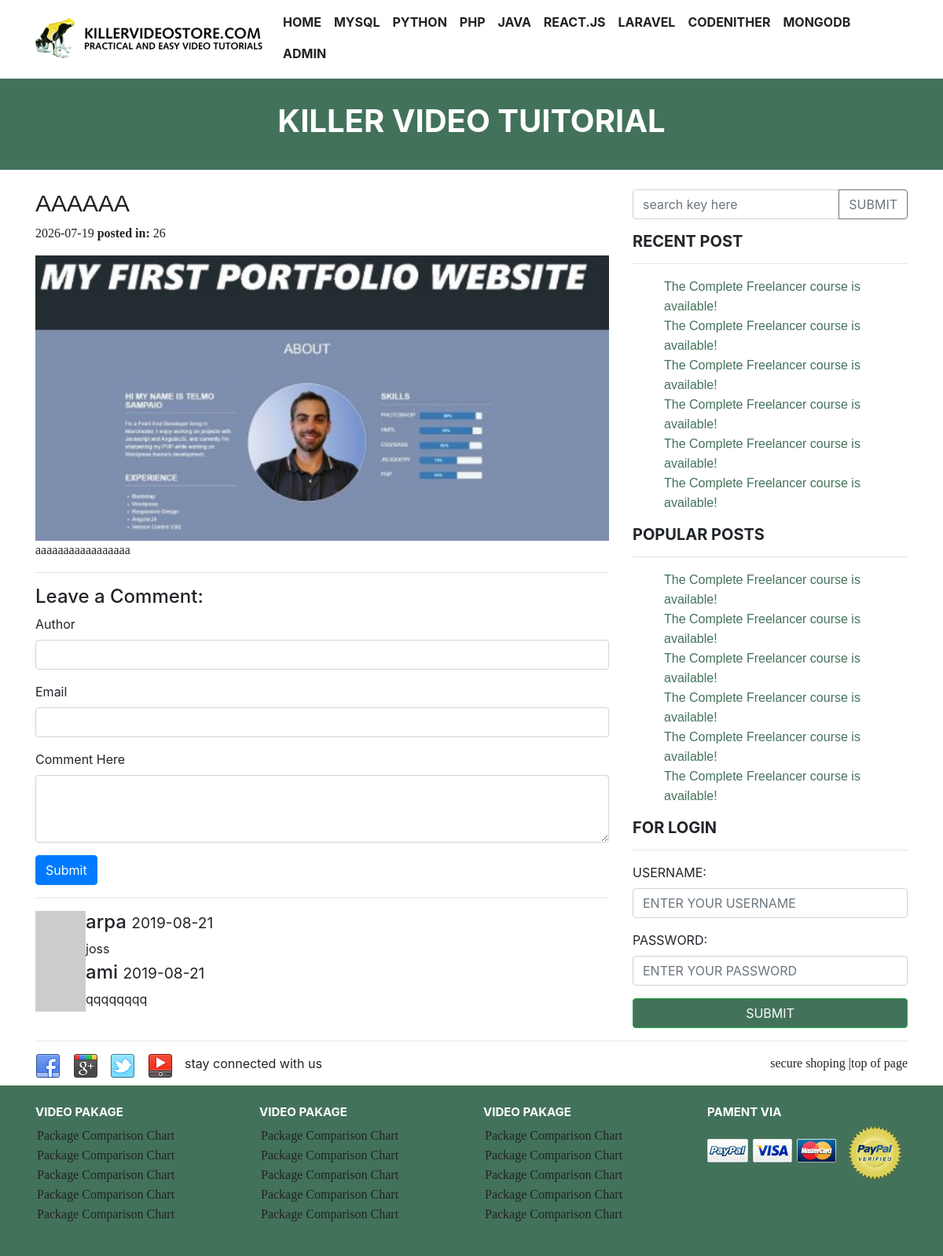
The app's page /cms3/post.php?single_p_id=10 with its own data.
### tables this page shows
CREATE TABLE `nav_items` (
  `nav_item_id` int(3) NOT NULL,
  `nav_item_title` varchar(255) NOT NULL
);

CREATE TABLE `posts` (
  `post_id` int(3) NOT NULL,
  `post_title` varchar(255) NOT NULL,
  `post_date` date NOT NULL,
  `post_category` int(3) NOT NULL,
  `post_image` text NOT NULL,
  `post_content` text NOT NULL,
  `post_status` varchar(255) NOT NULL,
  `post_tags` varchar(255) NOT NULL
);

CREATE TABLE `comments` (
  `comment_id` int(3) NOT NULL,
  `comment_post_id` int(3) NOT NULL,
  `comment_author` varchar(255) NOT NULL,
  `comment_email` varchar(255) NOT NULL,
  `comment_content` text NOT NULL,
  `comment_status` varchar(255) NOT NULL,
  `comment_date` date NOT NULL
);

### cms3/post.php (the view, shortened to what this page needs)
<?php include("includes/header.php"); ?>
  <?php include("includes/navbar.php"); ?>
  <div id="intro">
    <div class="container">
      <div class="row">
        <div class="col-md-6 m-auto">
          <h1 class="text-center">killer video tuitorial</h1>
        </div>
      </div>
    </div>
    </div>
  <div id="post-section">
    <div class="container">
      <div class="row">
        <div class="col-md-8">
          <?php
          if(isset($_GET['single_p_id'])){
            $get_id = $_GET['single_p_id'];
          $post_query = "SELECT * FROM posts WHERE post_id = $get_id";
          $post_query_run = mysqli_query($con, $post_query);
          while ($post_query_row = mysqli_fetch_assoc($post_query_run)) {
                $post_id = $post_query_row['post_id'];
                $post_title = $post_query_row['post_title'];
                $post_date = $post_query_row['post_date'];
                $post_category = $post_query_row['post_category'];
                $post_image = $post_query_row['post_image'];
                $post_content = $post_query_row['post_content'];
           ?>
          <div class="post">
            <h1><a href="#"><?php echo $post_title; ?></a></h1>                <p><?php echo $post_date; ?> <span>posted in:</span> <a href=""><?php echo $post_category; ?></a></p>
                <div class="link-image">
                  <a href="post.php?single_p_id=<?php echo $post_id; ?>"><img width="100%"  src="img/<?php echo $post_image; ?>" alt=""></a>
                </div>
            <div class="post-details">
              <p><?php echo $post_content; ?></p>
            </div>
            <hr>
          </div>
        <?php }} ?>
           <div class="well">
                    <h4>Leave a Comment:</h4>
                    <form role="form" action="" method="post">
                         <div class="form-group">
                         <label for="author">Author</label>
                         <input type="text" class="form-control" name="comment_author">
                         </div>
                         <div class="form-group">
                        <label for="email">Email</label>
                        <input type="email" class="form-control" name="comment_email">
                        </div>
                        <div class="form-group">
                        <label for="comment">Comment Here</label>
                        <textarea class="form-control" rows="3" name="comment_content"></textarea>
                        </div>
                       <input type="submit" class="btn btn-primary" name="create-comment" value="Submit">
                    </form>
                </div>
                <hr>
                <?php
                $query = "SELECT * FROM comments WHERE comment_post_id = $get_id AND comment_status = 'approved' ORDER BY comment_id DESC ";
                $show_comment = mysqli_query($con, $query);
                while ($show_comment_row = mysqli_fetch_assoc($show_comment)) {
                      $cmt_author = $show_comment_row['comment_author'];
                      $cmt_date = $show_comment_row['comment_date'];
                      $cmt_content = $show_comment_row['comment_content'];
                 ?>
              <div class="media">
                <a class="pull-left" href="#">
                <img class="media-object" src="http://placehold.it/64x64" alt="">
                </a>
                <div class="media-body">
                <h4 class="media-heading"><?php echo $cmt_author; ?>
                <small><?php echo $cmt_date; ?></small>
                </h4>
               <?php echo $cmt_content; ?>
                </div>
              </div>
            <?php } ?>
        </div>
        <?php include("includes/sidebar.php"); ?>
      </div>
    </div>
  </div>
<?php include("includes/footer.php"); ?>

### cms3/includes/header.php (shortened to what this page needs)
<!doctype html>
<html class="no-js" lang="">
<head>
  <link rel="stylesheet" href="css/normalize.css">
  <link rel="stylesheet" href="css/slicknav.css">
  <link rel="stylesheet" href="css/main.css">
  <link rel="stylesheet" href="css/bootstrap.min.css">
  <link rel="stylesheet" href="font-awesome/css/font-awesome.min.css">
</head>
<body>

### cms3/includes/navbar.php (shortened to what this page needs)
<div id="tbar">
    <div class="container">
      <div class="row">
        <div class="col-md-8">
          <?php
          $nav_item_query = "SELECT * FROM nav_items";
          $nav_item_query_run = mysqli_query($con, $nav_item_query);
           ?>
          <nav class="navbar navbar-expand-lg navbar-dark bg-dark fixed-top">
            <div class="container">
              <a class="navbar-brand" href="#"><img src="img/logo.png" alt=""></a>
              <div class="collapse navbar-collapse" id="navbarNavDropdown">
                <ul class="nav navbar-nav ml-auto">
                <li class="nav-item active">
                    <a class="nav-link" href="index.php">HOME <span class="sr-only">(current)</span></a>
                  </li>
                    <?php
                       while ($nav_item_query_row = mysqli_fetch_assoc($nav_item_query_run)) {
                       $nav_title = $nav_item_query_row['nav_item_title'];
                       $nav_id = $nav_item_query_row['nav_item_id'];
                     ?>
                  <li class="nav-item">
                    <a class="nav-link" href="nav_posts.php?n_posts=<?php echo $nav_id; ?>"><?php echo $nav_title; ?></a>
                  </li>
                 <?php } ?>
                 <li class="nav-item">
                    <a class="nav-link" href="admin/index.php">Admin</a>
                  </li>
                </ul>
              </div>
            </div>
          </nav>
        </div>
      </div>
    </div>
  </div>

### cms3/includes/sidebar.php
<div class="col-md-4">
          <div id="search-area">
             <form action="search.php" method="POST">
             <div class="input-group mb-3">
             <input type="text" class="form-control" placeholder="search key here" aria-describedby="button-addon2" name="search">
             <div class="input-group-append">
             <button class="btn btn-outline-secondary" type="submit" id="button-addon2" name="submit">SUBMIT</button>
             </div>
             </div>
             </form>
          </div>
          <div class="sidebar">
            <h3>recent post</h3>
            <hr>
            <ul>
              <li><a href="">The Complete Freelancer course is available!</a></li>
              <li><a href="">The Complete Freelancer course is available!</a></li>
              <li><a href="">The Complete Freelancer course is available!</a></li>
              <li><a href="">The Complete Freelancer course is available!</a></li>
              <li><a href="">The Complete Freelancer course is available!</a></li>
              <li><a href="">The Complete Freelancer course is available!</a></li>
            </ul>
          </div>
          <div class="sidebar">
            <h3>popular posts</h3>
            <hr>
            <ul>
              <li><a href="">The Complete Freelancer course is available!</a></li>
              <li><a href="">The Complete Freelancer course is available!</a></li>
              <li><a href="">The Complete Freelancer course is available!</a></li>
              <li><a href="">The Complete Freelancer course is available!</a></li>
              <li><a href="">The Complete Freelancer course is available!</a></li>
              <li><a href="">The Complete Freelancer course is available!</a></li>
            </ul>
          </div>
          <div class="sidebar">
            <h3>for login</h3>
            <hr>
            <form action="login.php" method="post">
              <div class="form-group">
                <label for="">USERNAME:</label>
                <input type="text" id="" class="form-control" placeholder="ENTER YOUR USERNAME" name="username">
              </div>
              <div class="form-group">
                <label for="">PASSWORD:</label>
                <input type="password" id="" class="form-control" placeholder="ENTER YOUR PASSWORD" name="password">
              </div>
               <input type="submit" name="submit_login" value="SUBMIT" class="btn btn-success btn-block">
            </form>
          </div>
        </div>

### cms3/includes/footer.php (shortened to what this page needs)
  <div id="social-section">
    <div class="container">
      <hr>
      <div class="row">
        <div class="col-md-8">
          <div class="row">
            <div class="col-md-3">
              <div class="row">
                <div class="col-md-3">
                    <div class="social">
                        <a href=""> <img src="img/social-facebook.png" alt=""></a>
                        </div>
                </div>
                <div class="col-md-3">
                    <div class="social">
                      <a href=""> <img src="img/social-google.png" alt=""></a>
                      </div>
                </div>
                <div class="col-md-3">
                    <div class="social">
                        <a href=""> <img src="img/social-twitter.png" alt=""></a>
                        </div>
                </div>
                <div class="col-md-3">
                    <div class="social">
                        <a href=""> <img src="img/social-youtube.png" alt=""></a>
                        </div>
                </div>
              </div>
            </div>
            <div class="col-md-9">
                 <div class="lrequet">
                   <span>stay connected with us</span>
                 </div>
            </div>
          </div>
        </div>
        <div class="col-md-4">
          <div class="advertise text-right">
            <p>secure shoping <span>|<a href="">top of page</a></span></p>
          </div>
        </div>
      </div>
    </div>
  </div>
<div id="footersection">
  <div class="container">
    <div class="row">
      <div class="col-md-3">
        <div class="my-product">
          <h3>video pakage</h3>
          <ul>
            <li><a href="">Package Comparison Chart</a></li>
            <li><a href="">Package Comparison Chart</a></li>
            <li><a href="">Package Comparison Chart</a></li>
            <li><a href="">Package Comparison Chart</a></li>
            <li><a href="">Package Comparison Chart</a></li>
          </ul>
        </div>
      </div>
      <div class="col-md-3">
          <div class="my-product">
              <h3>video pakage</h3>
              <ul>
                <li><a href="">Package Comparison Chart</a></li>
                <li><a href="">Package Comparison Chart</a></li>
                <li><a href="">Package Comparison Chart</a></li>
                <li><a href="">Package Comparison Chart</a></li>
                <li><a href="">Package Comparison Chart</a></li>
              </ul>
            </div>
      </div>
      <div class="col-md-3"><div class="my-product">
          <h3>video pakage</h3>
          <ul>
            <li><a href="">Package Comparison Chart</a></li>
            <li><a href="">Package Comparison Chart</a></li>
            <li><a href="">Package Comparison Chart</a></li>
            <li><a href="">Package Comparison Chart</a></li>
            <li><a href="">Package Comparison Chart</a></li>
          </ul>
        </div></div>
      <div class="col-md-3">
        <div class="my-product">
            <h3>pament via</h3>
            <img src="img/payment-icons.png" alt="">
        </div>
      </div>
    </div>
  </div>
</div>
</body>
</html>

### cms3/css/main.css (style rules this page uses)
html { color: #222; font-size: 1em; line-height: 1.4; }
hr { display: block; height: 1px; border: 0; border-top: 1px solid #ccc; margin: 1em 0; padding: 0; }
audio, canvas, iframe, img, svg, video { vertical-align: middle; }
textarea { resize: vertical; }
body a { color: #222; }
body p { font-family: 'Lobster', cursive; }
#tbar .navbar { background: #fff !important; text-transform: uppercase!important; font-weight: bold!important; }
#tbar .nav-link { color: #222 !important; }
#intro { background: #43725B; margin-top: 100px; padding: 30px; }
#intro h1 { text-transform: uppercase; color: #fff; font-weight: bold; }
#post-section { margin-top: 25px; }
#post-section .post h1 { text-transform: uppercase; font-size: 30px; font-family: 'Fjalla One', sans-serif; }
#post-section .post p span { font-weight: bold; }
#post-section .sidebar h3 { text-transform: uppercase; font-weight: bold; font-size: 20px; }
#post-section .sidebar ul li { list-style: none; }
#post-section .sidebar ul li a { font-family: 'Acme', sans-serif; color: #43725B; }
#footersection { background: #43725B !important; padding: 25px; }
#footersection .my-product h3 { text-transform: uppercase; color: #fff; font-size: 15px; font-weight: bold; }
#footersection .my-product ul { padding-left: 2px; }
#footersection .my-product ul li { list-style: none; }
#footersection .my-product ul li a { color:#222; font-family: 'Playfair Display', serif; }
.sidebar .btn { background:#43725B!important; }

### records on screen
nav_items: nav_item_title "MYSQL"
nav_items: nav_item_title "PYTHON"
nav_items: nav_item_title "PHP"
nav_items: nav_item_title "JAVA"
nav_items: nav_item_title "REACT.JS"
nav_items: nav_item_title "LARAVEL"
nav_items: nav_item_title "CODENITHER"
nav_items: nav_item_title "MONGODB"
posts: post_title "AAAAAA", post_date "2026-07-19", post_category "26", post_image (picture), post_content "aaaaaaaaaaaaaaaaa"
comments: comment_author "arpa", comment_date "2019-08-21", comment_content "joss"
comments: comment_author "ami", comment_date "2019-08-21", comment_content "qqqqqqqq"
